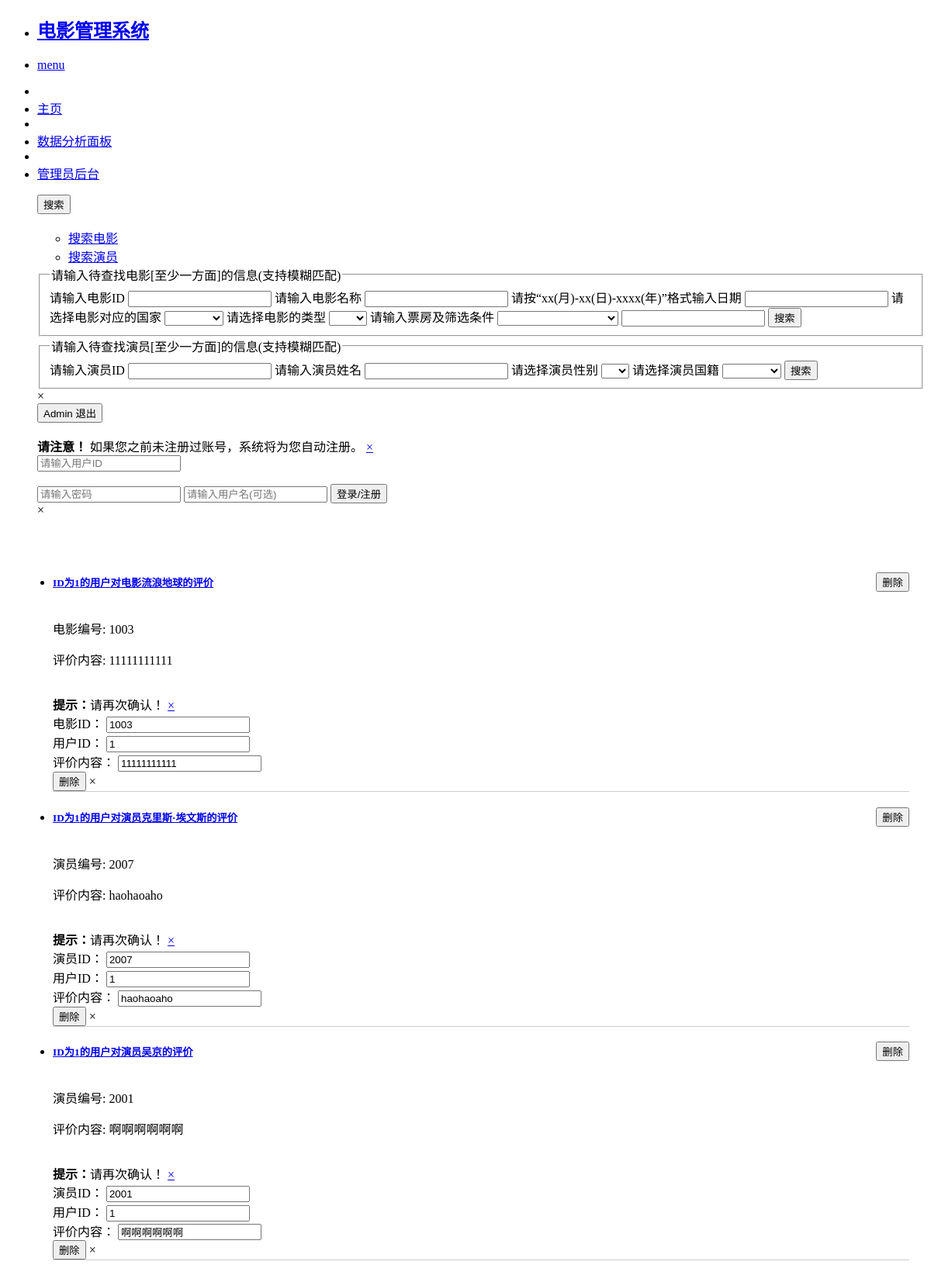
Page /admin_comment_page (signed in) on the committed database.
### app.py (models this page shows, shortened)
class User_info(movie_db.Model, UserMixin): #继承UserMixin类
    user_id = movie_db.Column(movie_db.String(128), nullable = False, primary_key=True)
    username = movie_db.Column(movie_db.String(128), nullable = False)
    password_hash = movie_db.Column(movie_db.String(128), nullable = False)
    mv_starred = movie_db.Column(movie_db.String(128)) #收藏的电影
    act_starred = movie_db.Column(movie_db.String(128)) #收藏的演员
    tag = movie_db.Column(movie_db.String(128)) #用不多于10个字描述一下自己
    def get_id(self):
        return str(self.user_id)

class Mv_User(movie_db.Model):
    mv_comment= movie_db.Column(movie_db.String(1000), nullable = False)  #用户评价
    mv_name = movie_db.Column(movie_db.String(20), nullable = False)
    user_id = movie_db.Column(movie_db.String(20), nullable = False, primary_key=True)
    mv_id = movie_db.Column(movie_db.String(20), nullable = False, primary_key=True)

class Act_User(movie_db.Model):
    act_comment = movie_db.Column(movie_db.String(1000), nullable = False,) #用户评价
    act_name = movie_db.Column(movie_db.String(20), nullable = False)
    user_id = movie_db.Column(movie_db.String(20), nullable = False, primary_key=True)
    act_id = movie_db.Column(movie_db.String(20), nullable = False, primary_key=True)

### app.py (the view)
@app.route('/admin_comment_page', methods = ['GET'])
@login_required #用于视图保护
def comment_demo():
    mv_cmt = Mv_User.query.all()
    act_cmt = Act_User.query.all()
    return render_template('admin_comment_page.html', mv_cmt = mv_cmt, act_cmt = act_cmt)

### app.py (called while the page is built)
@login_manager.user_loader
def load_user(user_id):
    user = User_info.query.get(user_id)
    return user

### templates/admin_comment_page.html (shortened to what this page needs)
{% if current_user.is_authenticated %}
{% if current_user.get_id() == "1" %}
{% extends 'mainpage_base.html' %}
{% block 图片展示 %}
<div style="padding:20px;">
    <ul class="accordion" data-accordion>
      {% for temp1 in mv_cmt %}
        <li class="accordion-navigation">
          <a href="#demo_mv_{{ loop.index }}">
            <div class="row_container">
              <h5>ID为{{ temp1.user_id }}的用户对电影{{ temp1.mv_name }}的评价</h5>
              <ul class="button-group radius">
                <button type="button" class="button round small" data-reveal-id="comment_mv_{{ loop.index }}">删除</button>
              </ul>
            </div>
          </a>
          <div id="demo_mv_{{ loop.index }}" class="content">
            <div class="panel radius">
              <p>电影编号: {{ temp1.mv_id }}</p>
              <p>评价内容: {{ temp1.mv_comment }}</p>
            </div>
          </div>
          <div id="comment_mv_{{ loop.index }}" class="reveal-modal medium" data-reveal>
            <form class="comment_mv_Form" action="/delete_mv_comment" method="post">
                <br>
                <div data-alert class="alert-box warning">
                    <strong>提示：</strong>请再次确认！
                    <a href="#" class="close">&times;</a>
                </div>
                <label for="mv_id">电影ID：</label>
                <input type="text" id="mv_id" name="mv_id" value="{{ temp1.mv_id }}" readonly><br>
                <label for="user_id">用户ID：</label>
                <input type="text" id="user_id" name="user_id" value="{{ temp1.user_id }}" readonly><br>
                <label for="mv_comment">评价内容：</label>
                <input type="text" id="mv_comment" name="mv_comment" value="{{ temp1.mv_comment }}" readonly><br>
                <input class="button" type = "submit" name = "delete_comment_mv" value="删除">
                <a class="close-reveal-modal">&times;</a>
            </form>
          </div>
        </li>
      {% endfor %}
      {% for temp2 in act_cmt %}
          <li class="accordion-navigation">
            <a href="#demo_act_{{ loop.index }}">
              <div class="row_container">
                <h5>ID为{{ temp2.user_id }}的用户对演员{{ temp2.act_name }}的评价</h5>
                <ul class="button-group radius">
                  <button type="button" class="button round small" data-reveal-id="comment_act_{{ loop.index }}">删除</button>
                </ul>
              </div>
            </a>
            <div id="demo_act_{{ loop.index }}" class="content">
              <div class="panel radius">
                <p>演员编号: {{ temp2.act_id }}</p>
                <p>评价内容: {{ temp2.act_comment }}</p>
              </div>
            </div>
            <div id="comment_act_{{ loop.index }}" class="reveal-modal medium" data-reveal>
              <form class="comment_act_Form" action="/delete_act_comment" method="post">
                  <br>
                  <div data-alert class="alert-box warning">
                      <strong>提示：</strong>请再次确认！
                      <a href="#" class="close">&times;</a>
                  </div>
                  <label for="act_id">演员ID：</label>
                  <input type="text" id="act_id" name="act_id" value="{{ temp2.act_id }}" readonly><br>
                  <label for="user_id">用户ID：</label>
                  <input type="text" id="user_id" name="user_id" value="{{ temp2.user_id }}" readonly><br>
                  <label for="mv_comment">评价内容：</label>
                  <input type="text" id="mv_comment" name="mv_comment" value="{{ temp2.act_comment }}" readonly><br>
                  <input class="button" type = "submit" name = "delete_comment_act" value="删除">
                  <a class="close-reveal-modal">&times;</a>
              </form>
            </div>
          </li>
        {% endfor %}
    </ul>
</div>
{% endblock 图片展示 %}
{% endif %}
{% endif %}

### templates/mainpage_base.html (shortened to what this page needs)
<!doctype html>
<html>
  <head>
    <link rel="stylesheet" href="https://cdnjs.cloudflare.com/ajax/libs/foundation/5.5.3/css/normalize.min.css">
    <link rel="stylesheet" href="https://cdnjs.cloudflare.com/ajax/libs/foundation/5.5.3/css/foundation.min.css">
    <link href='https://cdnjs.cloudflare.com/ajax/libs/foundicons/3.0.0/foundation-icons.css' rel='stylesheet' type='text/css'>
  </head>
  <body>
    <div class="fixed">
      <nav class="top-bar" data-topbar>
        <ul class="title-area">
          <li class="name">
            <h1>
              <a href="#">
                电影管理系统
              </a>
            </h1>
          </li>
          <li class="toggle-topbar menu-icon"><a href="#"><span>menu</span></a></li>
        </ul>
        <section class="top-bar-section">
          <ul class="left">
            <li class="divider"></li>
            <li><a href="#" onclick="redirectToMainPage()">主页</a></li>
            <li class="divider"></li>
            <li><a href="#">数据分析面板</a></li>
            <li class="divider"></li>
            {% if current_user.is_authenticated %}
              {% if current_user.get_id() == "1" %}
                <li><a href="#" onclick="redirectToAdmin()">管理员后台</a></li>
              {% endif %}
            {% endif %}
          </ul>
          <ul class="right">
            <button type="button" class="button radius" data-reveal-id="search"> 搜索</button>
            <div id="search" class="reveal-modal" data-reveal>
              <br>
              <ul class="tabs" data-tab>
                <li class="tab-title active"><a href="#search_movie">搜索电影</a></li>
                <li class="tab-title"><a href="#search_actor">搜索演员</a></li>
              </ul>
              <div class="tabs-content">
                <div class="content active" id="search_movie">
                  <form action = "/" method="post">
                    <fieldset>
                      <legend>请输入待查找电影[至少一方面]的信息(支持模糊匹配)</legend>
                      请输入电影ID
                      <input type="text" name = "mv_id">
                      请输入电影名称
                      <input type="text" name = "mv_name">
                      请按“xx(月)-xx(日)-xxxx(年)”格式输入日期
                      <input type="text" name = "date">
                      请选择电影对应的国家
                      <select name = "mv_country">
                        <option></option>
                        <option>中国</option>
                      </select>
                      请选择电影的类型
                      <select name = "mv_type">
                        <option></option>
                        <option>动作</option>
                      </select>
                      请输入票房及筛选条件
                      <select name = "box_1">
                        <option></option>
                        <option>选出大于该票房的</option>
                      </select>
                      <input type="text" name = "box_2">
                      <input class="button" type = "submit" name = "search_mv" value="搜索">
                    </fieldset>
                  </form>
                </div>
                <div class="content" id="search_actor">
                  <form action = "/" method="post">
                    <fieldset>
                      <legend>请输入待查找演员[至少一方面]的信息(支持模糊匹配)</legend>
                      请输入演员ID
                      <input type="text" name = "act_id">
                      请输入演员姓名
                      <input type="text" name = "act_name">
                      请选择演员性别
                      <select name = "gender">
                        <option></option>
                        <option>男</option>
                      </select>
                      请选择演员国籍
                      <select name = "act_country">
                        <option></option>
                        <option>中国</option>
                      </select>
                      <input class="button" type = "submit" name = "search_act" value="搜索">
                    </fieldset>
                  </form>
                </div>
              </div>
              <a class="close-reveal-modal">&times;</a>
            </div>
            {% if current_user.is_authenticated %}
              <button type="button" class="button radius" id="logout">{{ current_user.username }} 退出</button>
            {% else %}
              <button type="button" class="button radius" data-reveal-id="login"><i class="fi-pencil"></i> 登录/注册</button>
            {% endif %}
            <div id="login" class="reveal-modal" data-reveal>
              <br>
              <form action = "/login" method = "post">
                <div data-alert class="alert-box warning">
                  <strong>请注意！</strong> 如果您之前未注册过账号，系统将为您自动注册。
                  <a href="#" class="close">&times;</a>
                </div>
                <input type="text" id = "user_id" name = "user_id" placeholder="请输入用户ID" required>
                <input type="password" name = "password" placeholder="请输入密码" required>
                <input type="text" name = "username" placeholder="请输入用户名(可选)">
                <input class="button" type = "submit" name = "log_in" value="登录/注册">
              </form>
              <a class="close-reveal-modal">&times;</a>
            </div>
          </ul>
        </section>
      </nav>
    </div>
    {% block 图片展示 %}{% endblock 图片展示 %}
  </body>
</html>

### templates/admin_comment_page.html (style rules this page uses)
.accordion-navigation { border-bottom: 1px solid #ccc; }
.row_container { display: flex; justify-content: space-between; align-items: center; }

### rows in the picture
User_info: username "Admin"
Mv_User: user_id "1", mv_name "流浪地球", mv_id "1003", mv_comment "11111111111"
Act_User: user_id "1", act_name "克里斯·埃文斯", act_id "2007", act_comment "haohaoaho", mv_comment "haohaoaho"
Act_User: user_id "1", act_name "吴京", act_id "2001", act_comment "啊啊啊啊啊啊", mv_comment "啊啊啊啊啊啊"
